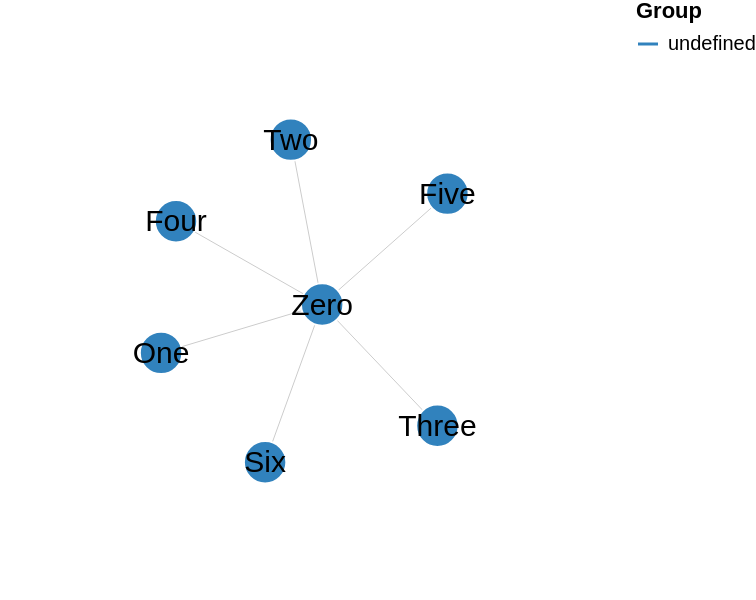

This figure's Vega-Lite source:
### Vega specification from a JSON file in a GitHub repository (floating-point values rounded to 4 significant figures)
{"$schema": "https://vega.github.io/schema/vega/v5.json", "description": "A node-link diagram with force-directed layout.", "width": 300, "height": 300, "padding": 0, "signals": [{"name": "cx", "update": "width / 2"}, {"name": "cy", "update": "height / 2"}, {"name": "nodeRadius", "value": 15}, {"name": "nodeCharge", "value": -80}, {"name": "linkDistance", "value": 80}, {"name": "static", "value": true, "bind": {"input": "checkbox"}}, {"description": "State variable for active node fix status.", "name": "fix", "value": false, "on": [{"events": "symbol:mouseout[!event.buttons], window:mouseup", "update": "false"}, {"events": "symbol:mouseover", "update": "fix || true"}, {"events": "[symbol:mousedown, window:mouseup] > window:mousemove!", "update": "xy()", "force": true}]}, {"description": "Graph node most recently interacted with.", "name": "node", "value": null, "on": [{"events": "symbol:mouseover", "update": "fix === true ? item() : node"}]}, {"description": "Flag to restart Force simulation upon data changes.", "name": "restart", "value": false, "on": [{"events": {"signal": "fix"}, "update": "fix && fix.length"}]}], "scales": [{"name": "color", "type": "ordinal", "domain": {"data": "node-data", "field": "group"}, "range": {"scheme": "category20c"}}], "legends": [{"title": "Group", "stroke": "color", "symbolType": "stroke"}], "marks": [{"name": "nodes", "type": "symbol", "zindex": 1, "from": {"data": "node-data"}, "on": [{"trigger": "fix", "modify": "node", "values": "fix === true ? {fx: node.x, fy: node.y} : {fx: fix[0], fy: fix[1]}"}, {"trigger": "!fix", "modify": "node", "values": "{fx: null, fy: null}"}], "encode": {"enter": {"fill": {"scale": "color", "field": "group"}, "stroke": {"value": "white"}}, "update": {"size": {"signal": "2 * nodeRadius * nodeRadius"}, "cursor": {"value": "pointer"}}}, "transform": [{"type": "force", "iterations": 300, "restart": {"signal": "restart"}, "static": {"signal": "static"}, "signal": "force", "forces": [{"force": "center", "x": {"signal": "cx"}, "y": {"signal": "cy"}}, {"force": "collide", "radius": {"signal": "nodeRadius"}}, {"force": "nbody", "strength": {"signal": "nodeCharge"}}, {"force": "link", "links": "link-data", "distance": {"signal": "linkDistance"}}]}]}, {"type": "text", "name": "labels", "from": {"data": "nodes"}, "zindex": 2, "interactive": false, "transform": [{"type": "formula", "as": "y", "expr": "datum.y"}], "encode": {"enter": {"fill": {"value": "black"}, "align": {"value": "center"}, "baseline": {"value": "middle"}, "fontSize": {"value": 15}, "text": {"field": "datum.label"}}, "update": {"x": {"field": "x"}, "y": {"field": "y"}}}}, {"type": "path", "from": {"data": "link-data"}, "interactive": false, "encode": {"update": {"stroke": {"value": "#ccc"}, "strokeWidth": {"value": 0.5}}}, "transform": [{"type": "linkpath", "require": {"signal": "force"}, "shape": "line", "sourceX": "datum.source.x", "sourceY": "datum.source.y", "targetX": "datum.target.x", "targetY": "datum.target.y"}]}], "data": [{"name": "node-data", "values": [{"id": 0, "label": "Zero"}, {"id": 1, "label": "One"}, {"id": 2, "label": "Two"}, {"id": 3, "label": "Three"}, {"id": 4, "label": "Four"}, {"id": 5, "label": "Five"}, {"id": 6, "label": "Six"}]}, {"name": "link-data", "values": [{"id": 1, "source": 0, "target": 1}, {"id": 2, "source": 0, "target": 2}, {"id": 3, "source": 0, "target": 3}, {"id": 4, "source": 0, "target": 4}, {"id": 5, "source": 0, "target": 5}, {"id": 6, "source": 0, "target": 6}]}]}
